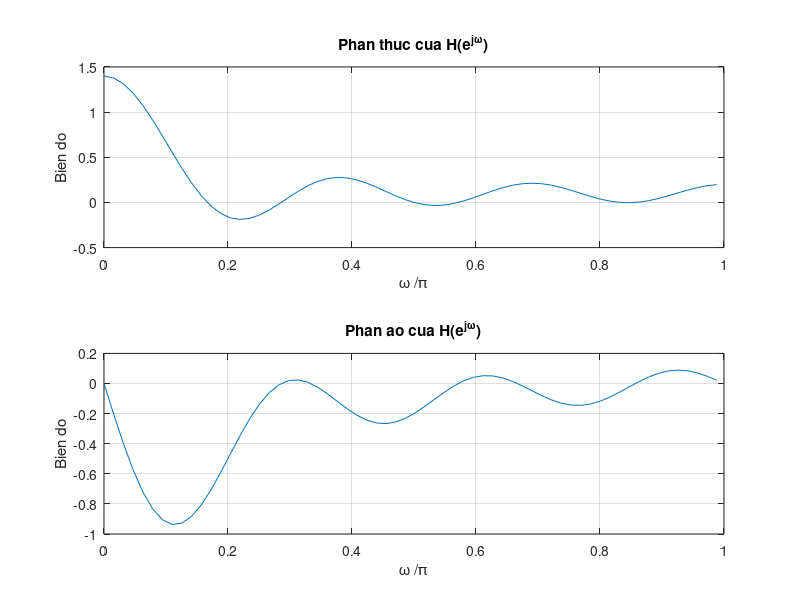
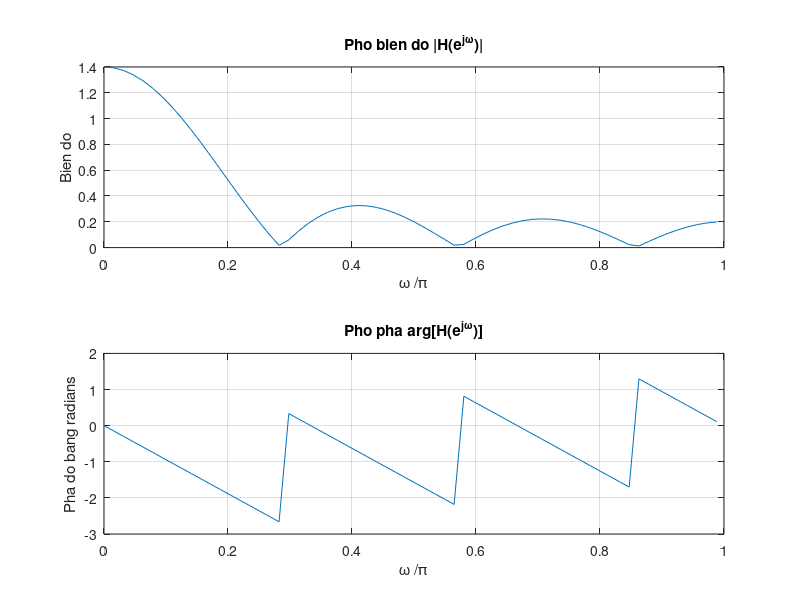
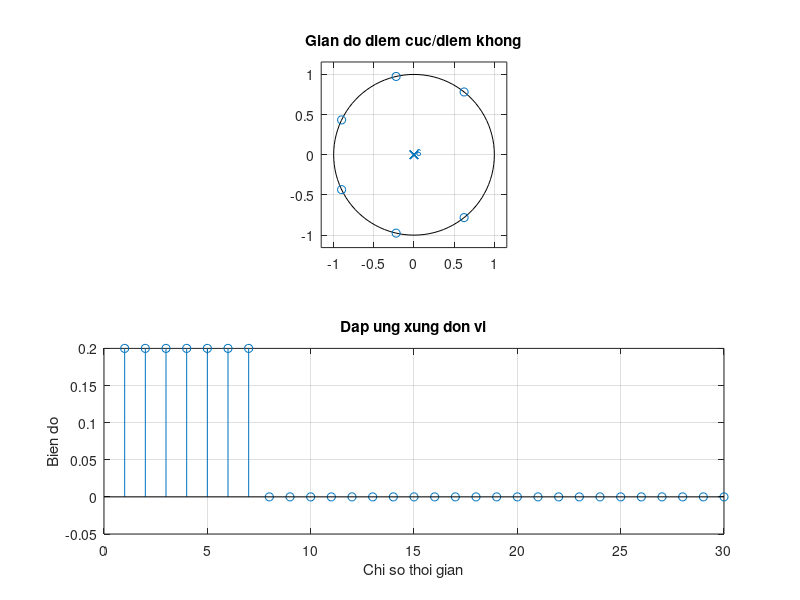

The MATLAB source for these figures, in order:
clc;
clf;
w=0:4*pi/255:pi;
num = [1/5 1/5 1/5 1/5 1/5 1/5 1/5];den = 1 % [1 -0.6);
h = freqz(num, den, w);
figure(1)
subplot(2,1,1)
plot(w/pi,real(h));
grid 
title('Phan thuc cua H(e^{j\omega})')
xlabel('\omega /\pi');
ylabel('Bien do');
subplot(2,1,2)
plot(w/pi,imag(h));grid
title('Phan ao cua H(e^{j\omega})')
xlabel('\omega /\pi');
ylabel('Bien do');
figure(2)
subplot(2,1,1)
plot(w/pi,abs(h));
grid
title('Pho bien do |H(e^{j\omega})|')
xlabel('\omega /\pi');
ylabel('Bien do');
subplot(2,1,2)
plot(w/pi,angle(h));
grid 
title('Pho pha arg[H(e^{j\omega})]')
xlabel('\omega /\pi');
ylabel('Pha do bang radians');
figure(3)
h=impz(num,den, 30);
subplot(2,1,2);
stem(h);
grid
xlabel('Chi so thoi gian'); ylabel('Bien do');
title('Dap ung xung don vi');
subplot(2,1,1)
zplane(num,den);
title('Gian do diem cuc/diem khong');